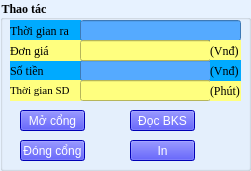
   <widget class="QGroupBox" name="groupBox_7">
    <property name="geometry">
     <rect>
      <x>770</x>
      <y>350</y>
      <width>251</width>
      <height>171</height>
     </rect>
    </property>
    <property name="font">
     <font>
      <family>Times New Roman</family>
      <weight>75</weight>
      <bold>true</bold>
     </font>
    </property>
    <property name="styleSheet">
     <string notr="true">background-color: rgb(231, 242, 255);</string>
    </property>
    <property name="title">
     <string>Thao tác</string>
    </property>
    <widget class="QPushButton" name="xera_btn_print">
     <property name="geometry">
      <rect>
       <x>130</x>
       <y>140</y>
       <width>65</width>
       <height>21</height>
      </rect>
     </property>
     <property name="font">
      <font>
       <weight>50</weight>
       <bold>false</bold>
      </font>
     </property>
     <property name="styleSheet">
      <string notr="true">color: rgb(255, 255, 255);
background-color: rgb(0, 0, 255);</string>
     </property>
     <property name="text">
      <string>In</string>
     </property>
    </widget>
    <widget class="QPushButton" name="xera_btn_readagain">
     <property name="geometry">
      <rect>
       <x>130</x>
       <y>110</y>
       <width>65</width>
       <height>21</height>
      </rect>
     </property>
     <property name="font">
      <font>
       <weight>50</weight>
       <bold>false</bold>
      </font>
     </property>
     <property name="styleSheet">
      <string notr="true">color: rgb(255, 255, 255);
background-color: rgb(0, 0, 255);</string>
     </property>
     <property name="text">
      <string>Đọc BKS</string>
     </property>
    </widget>
    <widget class="QPushButton" name="xera_btn_open">
     <property name="geometry">
      <rect>
       <x>20</x>
       <y>110</y>
       <width>65</width>
       <height>21</height>
      </rect>
     </property>
     <property name="sizePolicy">
      <sizepolicy hsizetype="Preferred" vsizetype="Fixed">
       <horstretch>0</horstretch>
       <verstretch>0</verstretch>
      </sizepolicy>
     </property>
     <property name="font">
      <font>
       <weight>50</weight>
       <bold>false</bold>
      </font>
     </property>
     <property name="styleSheet">
      <string notr="true">color: rgb(255, 255, 255);
background-color: rgb(0, 0, 255);</string>
     </property>
     <property name="text">
      <string>Mở cổng</string>
     </property>
    </widget>
    <widget class="QPushButton" name="xera_btn_closed">
     <property name="geometry">
      <rect>
       <x>20</x>
       <y>140</y>
       <width>65</width>
       <height>21</height>
      </rect>
     </property>
     <property name="sizePolicy">
      <sizepolicy hsizetype="Preferred" vsizetype="Fixed">
       <horstretch>0</horstretch>
       <verstretch>0</verstretch>
      </sizepolicy>
     </property>
     <property name="font">
      <font>
       <weight>50</weight>
       <bold>false</bold>
      </font>
     </property>
     <property name="styleSheet">
      <string notr="true">color: rgb(255, 255, 255);
background-color: rgb(0, 0, 255);</string>
     </property>
     <property name="text">
      <string>Đóng cổng</string>
     </property>
    </widget>
    <widget class="QLabel" name="label_44">
     <property name="geometry">
      <rect>
       <x>10</x>
       <y>20</y>
       <width>71</width>
       <height>21</height>
      </rect>
     </property>
     <property name="font">
      <font>
       <family>Times New Roman</family>
       <weight>50</weight>
       <bold>false</bold>
      </font>
     </property>
     <property name="styleSheet">
      <string notr="true">background-color: rgb(0, 170, 255);</string>
     </property>
     <property name="text">
      <string>Thời gian ra</string>
     </property>
    </widget>
    <widget class="QLabel" name="label_45">
     <property name="geometry">
      <rect>
       <x>10</x>
       <y>60</y>
       <width>71</width>
       <height>21</height>
      </rect>
     </property>
     <property name="font">
      <font>
       <family>Times New Roman</family>
       <weight>50</weight>
       <bold>false</bold>
      </font>
     </property>
     <property name="styleSheet">
      <string notr="true">background-color: rgb(0, 170, 255);</string>
     </property>
     <property name="text">
      <string>Số tiền</string>
     </property>
    </widget>
    <widget class="QLabel" name="label_49">
     <property name="geometry">
      <rect>
       <x>10</x>
       <y>40</y>
       <width>71</width>
       <height>21</height>
      </rect>
     </property>
     <property name="font">
      <font>
       <family>Times New Roman</family>
       <weight>50</weight>
       <bold>false</bold>
      </font>
     </property>
     <property name="styleSheet">
      <string notr="true">background-color: rgb(255, 255, 127);</string>
     </property>
     <property name="text">
      <string>Đơn giá</string>
     </property>
    </widget>
    <widget class="QLabel" name="label_70">
     <property name="geometry">
      <rect>
       <x>10</x>
       <y>80</y>
       <width>71</width>
       <height>21</height>
      </rect>
     </property>
     <property name="font">
      <font>
       <family>Times New Roman</family>
       <pointsize>8</pointsize>
       <weight>50</weight>
       <bold>false</bold>
      </font>
     </property>
     <property name="styleSheet">
      <string notr="true">background-color: rgb(255, 255, 127);</string>
     </property>
     <property name="text">
      <string>&lt;html&gt;&lt;head/&gt;&lt;body&gt;&lt;p&gt;Thời gian SD&lt;/p&gt;&lt;/body&gt;&lt;/html&gt;</string>
     </property>
    </widget>
    <widget class="QLineEdit" name="xera_text_time_out">
     <property name="geometry">
      <rect>
       <x>80</x>
       <y>20</y>
       <width>161</width>
       <height>21</height>
      </rect>
     </property>
     <property name="font">
      <font>
       <family>Times New Roman</family>
      </font>
     </property>
     <property name="styleSheet">
      <string notr="true">color: rgb(0, 0, 0);
background-color: rgb(85, 170, 255);</string>
     </property>
    </widget>
    <widget class="QLineEdit" name="xera_text_thanhtien">
     <property name="geometry">
      <rect>
       <x>80</x>
       <y>60</y>
       <width>131</width>
       <height>21</height>
      </rect>
     </property>
     <property name="font">
      <font>
       <family>Times New Roman</family>
      </font>
     </property>
     <property name="styleSheet">
      <string notr="true">color: rgb(0, 0, 0);
background-color: rgb(85, 170, 255);</string>
     </property>
    </widget>
    <widget class="QLineEdit" name="xera_text_time_sd">
     <property name="geometry">
      <rect>
       <x>80</x>
       <y>80</y>
       <width>131</width>
       <height>21</height>
      </rect>
     </property>
     <property name="font">
      <font>
       <family>Times New Roman</family>
      </font>
     </property>
     <property name="styleSheet">
      <string notr="true">color: rgb(0, 0, 0);
background-color: rgb(255, 255, 127);</string>
     </property>
    </widget>
    <widget class="QLineEdit" name="xera_text_dongia">
     <property name="geometry">
      <rect>
       <x>80</x>
       <y>40</y>
       <width>131</width>
       <height>21</height>
      </rect>
     </property>
     <property name="font">
      <font>
       <family>Times New Roman</family>
      </font>
     </property>
     <property name="styleSheet">
      <string notr="true">color: rgb(0, 0, 0);
background-color: rgb(255, 255, 127);</string>
     </property>
    </widget>
    <widget class="QLabel" name="label_50">
     <property name="geometry">
      <rect>
       <x>210</x>
       <y>40</y>
       <width>31</width>
       <height>21</height>
      </rect>
     </property>
     <property name="font">
      <font>
       <family>Times New Roman</family>
       <weight>50</weight>
       <bold>false</bold>
      </font>
     </property>
     <property name="styleSheet">
      <string notr="true">background-color: rgb(255, 255, 127);</string>
     </property>
     <property name="text">
      <string>(Vnđ)</string>
     </property>
    </widget>
    <widget class="QLabel" name="label_71">
     <property name="geometry">
      <rect>
       <x>210</x>
       <y>80</y>
       <width>31</width>
       <height>21</height>
      </rect>
     </property>
     <property name="font">
      <font>
       <family>Times New Roman</family>
       <weight>50</weight>
       <bold>false</bold>
      </font>
     </property>
     <property name="styleSheet">
      <string notr="true">background-color: rgb(255, 255, 127);</string>
     </property>
     <property name="text">
      <string>(Phút)</string>
     </property>
    </widget>
    <widget class="QLabel" name="label_46">
     <property name="geometry">
      <rect>
       <x>210</x>
       <y>60</y>
       <width>31</width>
       <height>21</height>
      </rect>
     </property>
     <property name="font">
      <font>
       <family>Times New Roman</family>
       <weight>50</weight>
       <bold>false</bold>
      </font>
     </property>
     <property name="styleSheet">
      <string notr="true">background-color: rgb(0, 170, 255);</string>
     </property>
     <property name="text">
      <string>(Vnđ)</string>
     </property>
    </widget>
   </widget>
